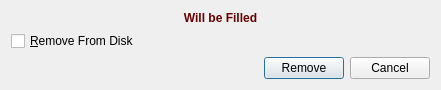
<?xml version="1.0" encoding="UTF-8"?>
<ui version="4.0">
 <class>ConfirmRemoveScriptDialog</class>
 <widget class="QDialog" name="ConfirmRemoveScriptDialog">
  <property name="geometry">
   <rect>
    <x>0</x>
    <y>0</y>
    <width>441</width>
    <height>86</height>
   </rect>
  </property>
  <property name="maximumSize">
   <size>
    <width>16777215</width>
    <height>86</height>
   </size>
  </property>
  <property name="windowTitle">
   <string>Remove Script Confirmation</string>
  </property>
  <layout class="QVBoxLayout" name="verticalLayout">
   <item>
    <widget class="QLabel" name="messageLabel">
     <property name="palette">
      <palette>
       <active>
        <colorrole role="WindowText">
         <brush brushstyle="SolidPattern">
          <color alpha="255">
           <red>103</red>
           <green>0</green>
           <blue>0</blue>
          </color>
         </brush>
        </colorrole>
       </active>
       <inactive>
        <colorrole role="WindowText">
         <brush brushstyle="SolidPattern">
          <color alpha="255">
           <red>103</red>
           <green>0</green>
           <blue>0</blue>
          </color>
         </brush>
        </colorrole>
       </inactive>
       <disabled>
        <colorrole role="WindowText">
         <brush brushstyle="SolidPattern">
          <color alpha="255">
           <red>120</red>
           <green>120</green>
           <blue>120</blue>
          </color>
         </brush>
        </colorrole>
       </disabled>
      </palette>
     </property>
     <property name="font">
      <font>
       <pointsize>9</pointsize>
       <weight>75</weight>
       <bold>true</bold>
      </font>
     </property>
     <property name="text">
      <string>Will be Filled</string>
     </property>
     <property name="alignment">
      <set>Qt::AlignCenter</set>
     </property>
    </widget>
   </item>
   <item>
    <widget class="QCheckBox" name="removeFromDiskCheckBox">
     <property name="text">
      <string>&amp;Remove From Disk</string>
     </property>
    </widget>
   </item>
   <item>
    <layout class="QHBoxLayout" name="horizontalLayout">
     <item>
      <spacer name="horizontalSpacer">
       <property name="orientation">
        <enum>Qt::Horizontal</enum>
       </property>
       <property name="sizeHint" stdset="0">
        <size>
         <width>40</width>
         <height>20</height>
        </size>
       </property>
      </spacer>
     </item>
     <item>
      <widget class="QPushButton" name="pushButton">
       <property name="text">
        <string>Remove</string>
       </property>
       <property name="default">
        <bool>true</bool>
       </property>
      </widget>
     </item>
     <item>
      <widget class="QPushButton" name="pushButton_2">
       <property name="text">
        <string>Cancel</string>
       </property>
      </widget>
     </item>
    </layout>
   </item>
  </layout>
 </widget>
 <tabstops>
  <tabstop>removeFromDiskCheckBox</tabstop>
  <tabstop>pushButton</tabstop>
  <tabstop>pushButton_2</tabstop>
 </tabstops>
 <resources/>
 <connections>
  <connection>
   <sender>pushButton</sender>
   <signal>clicked()</signal>
   <receiver>ConfirmRemoveScriptDialog</receiver>
   <slot>accept()</slot>
   <hints>
    <hint type="sourcelabel">
     <x>322</x>
     <y>71</y>
    </hint>
    <hint type="destinationlabel">
     <x>246</x>
     <y>80</y>
    </hint>
   </hints>
  </connection>
  <connection>
   <sender>pushButton_2</sender>
   <signal>clicked()</signal>
   <receiver>ConfirmRemoveScriptDialog</receiver>
   <slot>reject()</slot>
   <hints>
    <hint type="sourcelabel">
     <x>397</x>
     <y>68</y>
    </hint>
    <hint type="destinationlabel">
     <x>386</x>
     <y>81</y>
    </hint>
   </hints>
  </connection>
 </connections>
</ui>
